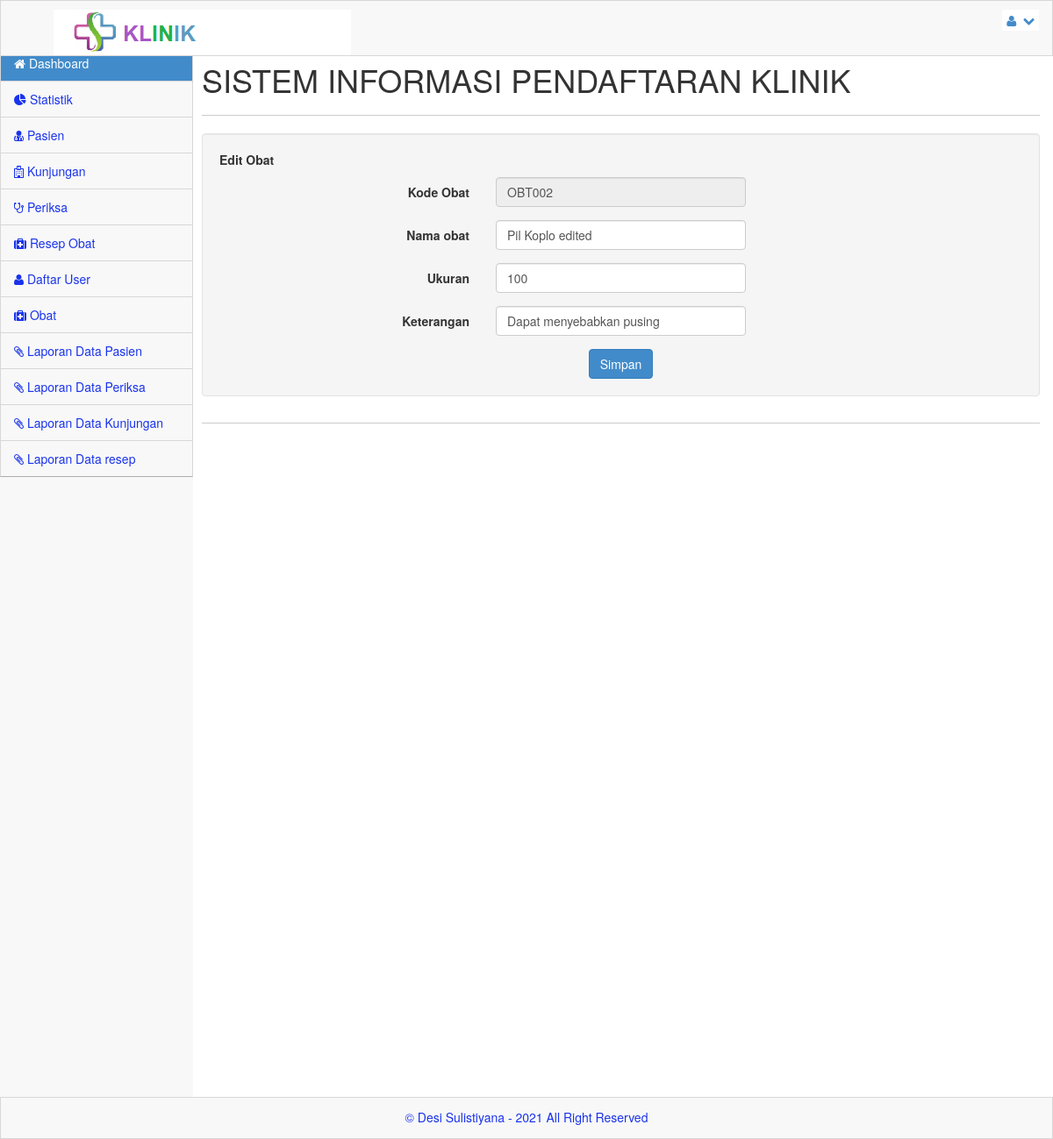
The page /admin/index.php?menu=obat_edit&aksi=edit&nmr=OBT002 (signed in) on the database its author committed.
### tables this page shows
CREATE TABLE `obat` (
  `kd_obat` varchar(10) NOT NULL,
  `nm_obat` varchar(30) NOT NULL,
  `ukuran` int(20) NOT NULL,
  `ket` varchar(30) NOT NULL,
  `created_at` timestamp NULL DEFAULT current_timestamp(),
  `update_at` timestamp NULL DEFAULT current_timestamp(),
  `delete_at` timestamp NULL DEFAULT NULL
);

### admin/obat_edit.php (the view, shortened to what this page needs)
<?php
if($_GET["aksi"] && $_GET["nmr"]){
$edit = mysqli_query($server,"select * from obat where kd_obat='".$_GET["nmr"]."'");
$editDb = mysqli_fetch_assoc($edit);
?>
<div class="span9">
	<div class="well" style="fixed:center;">
		<b>Edit Obat</b>
		<p style="margin-top:10px;">
			<form action="" method="post" class="form-horizontal">
			<div class="form-group">
							<label class="control-label col-lg-4">Kode Obat</label>
							<div class="col-lg-4">
								<input type="var" name="kd_obat" value="<?php echo $editDb["kd_obat"];?>" required class="form-control" disabled/>
							</div>
						</div>
						<div class="form-group">
							<label class="control-label col-lg-4">Nama obat</label>
							<div class="col-lg-4">
								<input type="text" name="nm_obat" value="<?php echo $editDb["nm_obat"];?>" required class="form-control" />
							</div>
						</div>
						<div class="form-group">
							<label class="control-label col-lg-4">Ukuran</label>
							<div class="col-lg-4">
								<input type="text" value="<?php echo $editDb["ukuran"];?>" required name="ukuran" class="form-control" />
							</div>
						</div>
                        <div class="form-group">
							<label class="control-label col-lg-4">Keterangan</label>
							<div class="col-lg-4">
								<input type="text" value="<?php echo $editDb["ket"];?>" required name="ket" class="form-control" />
							</div>
						</div>
						<div class="form-actions no-margin-bottom" style="text-align:center;">
							<input type="submit" name="obat" value="Simpan" class="btn btn-primary" />
						</div>
					</form>
	</div>
</div>
<?php } ?>

### css/main.css (style rules this page uses)
@media (min-width: 768px) { html, body { height: 100%; } }
body.padTop53 { padding-top: 75px; overflow: visible; }
@media (min-width: 802px) { body.padTop53 { padding-top: 51px; } }

### css/MoneAdmin.css (style rules this page uses)
body { background-color: #f8f8f8; }

### rows shown on the page
obat: kd_obat "OBT002", nm_obat "Pil Koplo edited", ukuran "100", ket "Dapat menyebabkan pusing"
